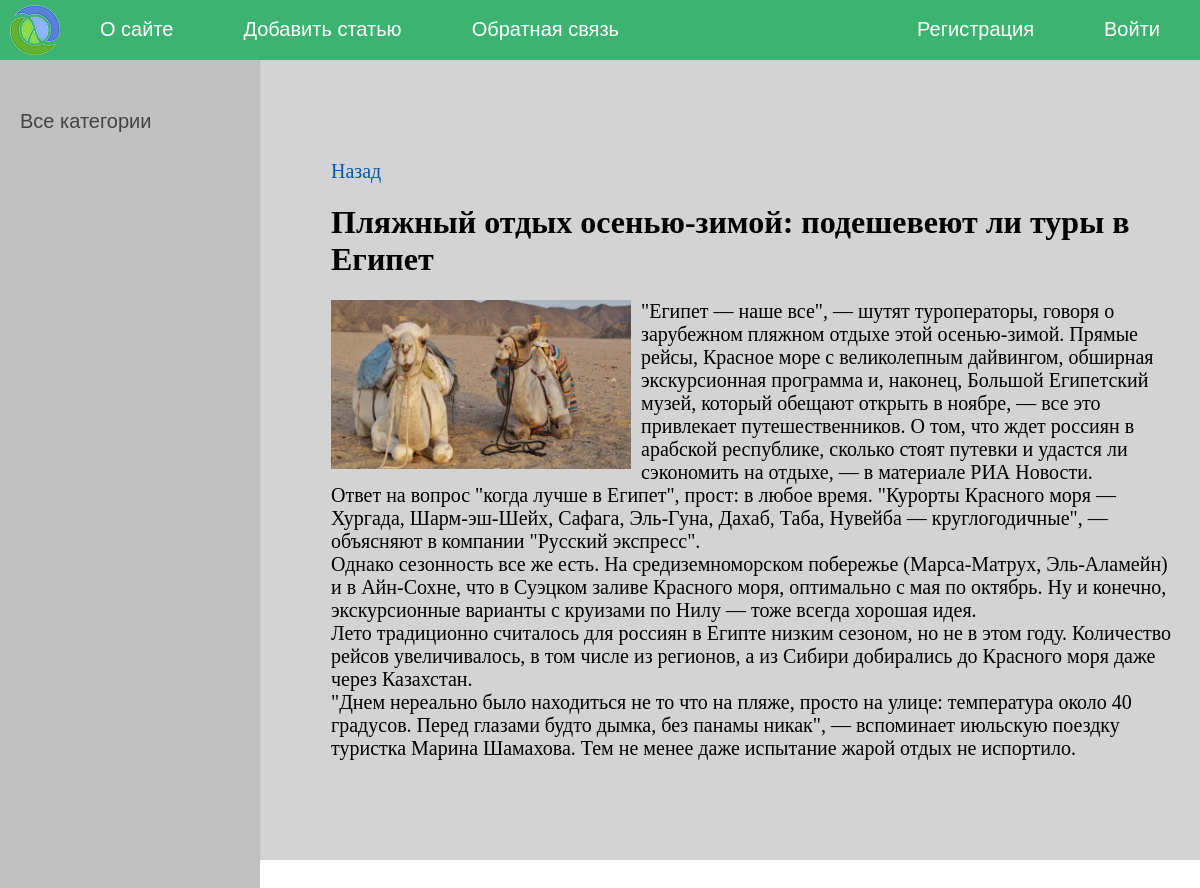
The page /post/26/ on the database its author committed.
### base/models.py (models this page shows, shortened)
class News(models.Model):
    title = models.CharField(max_length=255,verbose_name='Заголовок')
    content = models.TextField(blank=True,verbose_name='Текст статьи')
    photo = models.ImageField(upload_to='photos/%Y/%m/%d/',verbose_name='Фото',blank=True)
    time_create = models.DateTimeField(auto_now_add=True,verbose_name='Время создания')
    time_update = models.DateTimeField(auto_now=True,verbose_name='Время изменения')
    is_published = models.BooleanField(default=True,verbose_name='Публикация')
    cat = models.ForeignKey('Category',on_delete=models.CASCADE,null=True,verbose_name='Категория')
    def __str__(self):
        return self.title
    class Meta:
        verbose_name = 'News'
        verbose_name_plural= 'News'
        ordering = ['-time_create','title']

### base/views.py (the view)
# urls.py: path('post/<int:post_id>/',ShowPost.as_view(),name = 'post'),
class ShowPost(DetailView):
    model = News
    template_name = 'base/post.html'
    context_object_name = 'post'
    pk_url_kwarg = 'post_id'
    def get_context_data(self, **kwargs):
        context = super().get_context_data(**kwargs)
        context['title'] = context['post']
        context['menu'] = menu
        return context

### base/templates/base/post.html
{% extends 'base/base.html' %}
{% block content %}
<a href="{% url 'main'%}">Назад</a>
<h1>{{post.title}}</h1>
{% if post.photo %}
<p><img class="img-article-left" src="{{post.photo.url}}"></p>
{% endif %}
{{post.content|linebreaks}}
{% endblock %}

### base/static/base/css/styles.css (style rules this page uses)
html, body { font-family: 'Arial'; margin: 0; padding: 0; height: 100%; width: 100%; color: #444; }
a { color: #0059b2; text-decoration: none; }
img { max-width: 600px; height: auto; }
img.img-article-left { max-width: 300px; height: auto; float: left; padding: 0 10px 10px 0; }
.content-text h1 { font-size: 32px; }

### rows shown on the page
News: title "Пляжный отдых осенью-зимой: подешевеют ли туры в Египет", photo (picture), content "\"Египет — наше все\", — шутят туроператоры, говоря о зарубежном пляжном отдыхе этой осенью-зимой. Прямые рейсы, Красное море с великолепным дайвингом, обширная экскурсионная программа и, наконец, Большой Египетский музей, который обещают открыть в ноябре, — все это привлекает путешественников. О том, что ждет россиян в арабской республике, сколько стоят путевки и удастся ли сэкономить на отдыхе, — в материале РИА Новости. Ответ на вопрос \"когда лучше в Египет\", прост: в любое время. \"Курорты Красного моря — Хургада, Шарм-эш-Шейх, Сафага, Эль-Гуна, Дахаб, Таба, Нувейба — круглогодичные\", — объясняют в компании \"Русский экспресс\". Однако сезонность все же есть. На средиземноморском побережье…"

### other values the page prints
{{ m.title }} "О сайте" "Добавить статью" "Обратная связь"
